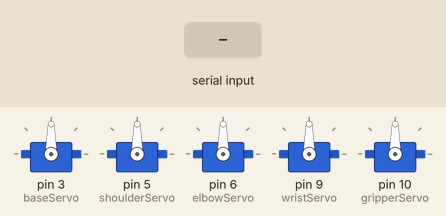
This sketch was run on a simulated Arduino Uno, built with avr-gcc and run on an emulated ATmega328P. On the bench: 5 × servo. The inputs (shaded band) are chosen by the test bench.

Above: at 1.2 s.
1.3 s: "base:1\n" received over Serial
At 1.7 s:
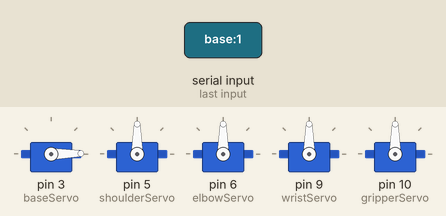
2.8 s: "base:150\n" received over Serial
At 4.0 s:
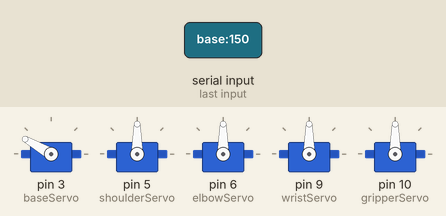
4.3 s: "shoulder:1\n" received over Serial
At 5.3 s:
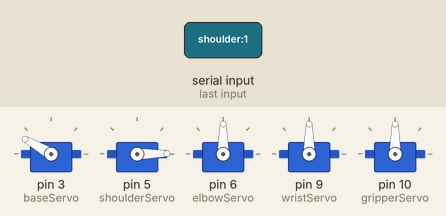
5.8 s: "shoulder:150\n" received over Serial
At 6.5 s:
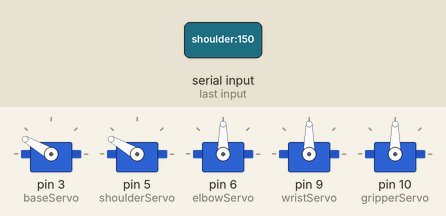
7.3 s: "elbow:1\n" received over Serial
At 8.5 s:
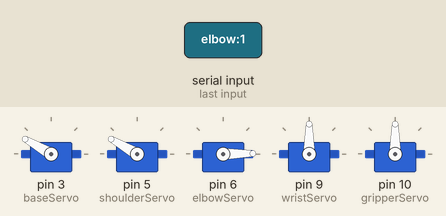
8.8 s: "elbow:150\n" received over Serial
At 9.9 s:
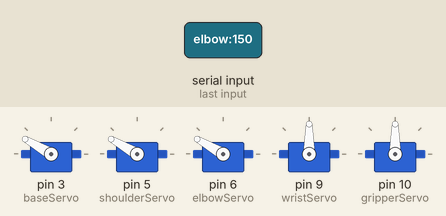
Timing chart, 0 to 11.3 s (numbered marks = the images above; inputs shaded):
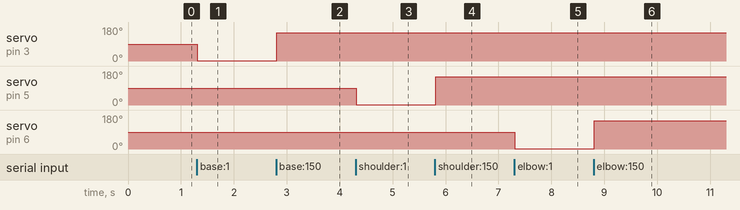

Measured:
- after the input at 1.3 s, servo on pin 3 (baseServo): 90° → 1° at once
- after the input at 2.8 s, servo on pin 3 (baseServo): 1° → 150° at once
- after the input at 4.3 s, servo on pin 5 (shoulderServo): 90° → 1° at once
- after the input at 5.8 s, servo on pin 5 (shoulderServo): 1° → 150° at once
- after the input at 7.3 s, servo on pin 6 (elbowServo): 90° → 1° at once
- after the input at 8.8 s, servo on pin 6 (elbowServo): 1° → 150° at once

The sketch:

robot_arm.ino
```cpp
#include <Servo.h>

Servo baseServo;
Servo shoulderServo;
Servo elbowServo;
Servo wristServo;
Servo gripperServo;

String command = "";

void setup() {
  Serial.begin(9600);

  baseServo.attach(3);
  shoulderServo.attach(5);
  elbowServo.attach(6);
  wristServo.attach(9);     // wrist servo
  gripperServo.attach(10);

  baseServo.write(90);
  shoulderServo.write(90);
  elbowServo.write(90);
  wristServo.write(90);
  gripperServo.write(90);
}

void loop() {
  while (Serial.available()) {
    char c = Serial.read();

    if (c == '\n') {
      processCommand(command);
      command = "";
    } else {
      command += c;
    }
  }
}

void processCommand(String cmd) {
  cmd.trim();

  int colonIndex = cmd.indexOf(':');
  if (colonIndex == -1) return;

  String servoName = cmd.substring(0, colonIndex);
  int angle = cmd.substring(colonIndex + 1).toInt();
  angle = constrain(angle, 0, 180);

  if (servoName == "base") baseServo.write(angle);
  else if (servoName == "shoulder") shoulderServo.write(angle);
  else if (servoName == "elbow") elbowServo.write(angle);
  else if (servoName == "wrist") wristServo.write(angle);
  else if (servoName == "gripper") gripperServo.write(angle);
}
```
